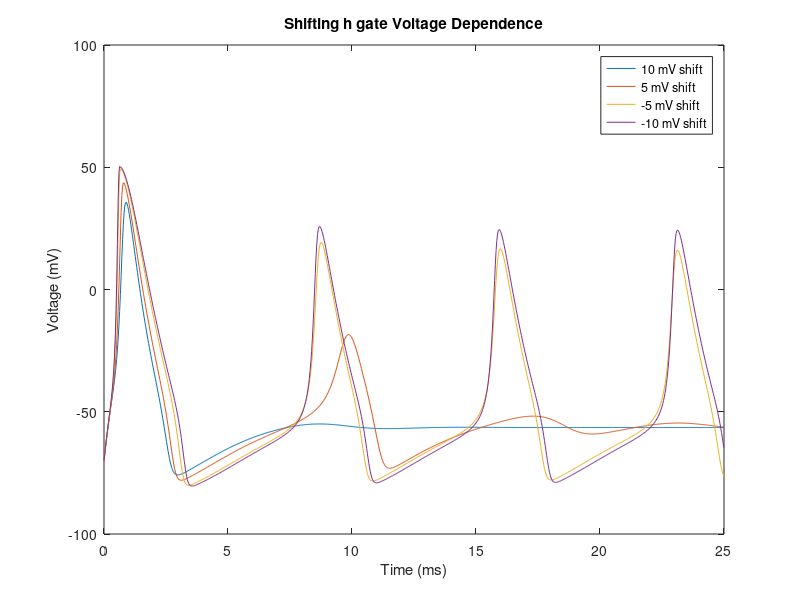

This figure's MATLAB source:
%BME502 Project 1 Dennis McIlhany

clc; clear all;

%constants
dt=.03;
t=0:dt:25;
C=1;
ENa=55;
EK=-90;
EL=-70;
gNabar=120;
gKbar=36;
gL=1;
Iinj=zeros(1,length(t));
Iinj(1:10)=100;
shift=[10 5 -5 -10];

%preallocate
V=-70*ones(length(shift),length(t));
m_inf=zeros(1,length(t));
tau_m=zeros(1,length(t));
m=zeros(1,length(t));
m3=zeros(1,length(t));
h_inf=zeros(1,length(t));
tau_h=zeros(1,length(t));
h=zeros(1,length(t));
n_inf=zeros(1,length(t));
tau_n=zeros(1,length(t));
n=zeros(1,length(t));
n4=zeros(1,length(t));
gNa=zeros(1,length(t));
gK=zeros(1,length(t));
INa=zeros(1,length(t));
IK=zeros(1,length(t));
IL=zeros(1,length(t));
IC=zeros(1,length(t));
am=zeros(1,length(t));
bm=zeros(1,length(t));
ah=zeros(1,length(t));
bh=zeros(1,length(t));
an=zeros(1,length(t));
bn=zeros(1,length(t));

%iterations for injected current and time
for w=1:length(shift);
    for k=1:length(t);
        if k==1;
            an(k)=-.01*(V(w,k)+60)/(exp(-(V(w,k)+60)/10)-1);
            am(k)=-.1*(V(w,k)+45)/(exp(-(V(w,k)+45)/10)-1);
            ah(k)=.07*exp(-(V(w,k)+70)/20);
            bn(k)=.125*exp(-(V(w,k)+70)/80);
            bm(k)=4*exp(-(V(w,k)+70)/18);
            bh(k)=1/(exp(-(V(w,k)+40)/10)+1);
            n_inf(k)=an(k)/(an(k)+bn(k));
            tau_n(k)=1/(an(k)+bn(k));

            tau_h(k)=1/(ah(k)+bh(k));
            
            ah(k)=.07*exp(-(V(w,k)+70+shift(w))/20);
            bh(k)=1/(exp(-(V(w,k)+40+shift(w))/10)+1);
            
            h_inf(k)=ah(k)/(ah(k)+bh(k));
            
            
            m_inf(k)=am(k)/(am(k)+bm(k));
            tau_m(k)=1/(am(k)+bm(k));
            n(k)=n_inf(k);
            n4(k)=n(k)^4;
            m(k)=m_inf(k);
            h(k)=h_inf(k);
            m3(k)=m(k)^3;
            gNa(k)=m3(k)*h(k)*gNabar;
            gK(k)=n4(k)*gKbar;
            IK(k)=(V(w,k)-EK)*gK(k);
            INa(k)=(V(w,k)-ENa)*gNa(k);
            IL(k)=(V(w,k)-EL)*gL;
            IC(k)=0;
        else
            n(k)=n(k-1)+dt*((-n(k-1)+n_inf(k-1))/tau_n(k-1));
            m(k)=m(k-1)+dt*((-m(k-1)+m_inf(k-1))/tau_m(k-1));
            h(k)=h(k-1)+dt*((-h(k-1)+h_inf(k-1))/tau_h(k-1));
            n4(k)=n(k)^4;
            m3(k)=m(k)^3;
            gNa(k)=m3(k)*h(k)*gNabar;
            gK(k)=n4(k)*gKbar;
            V(w,k)=V(w,k-1)+(dt/C)*(Iinj(w)-(gNa(k)+gK(k)+gL)*V(w,k-1)+gNa(k)*ENa+gK(k)*EK+gL*EL);
            if (abs(V(w,k) + 45) <=0.01)
                am(k) = 1;
            else
                am(k)=-.1*(V(w,k)+45)/(exp(-(V(w,k)+45)/10)-1);
            end;
            if (abs(V(w,k) + 60) <=0.01)
                an(k) = .1;
            else
                an(k)=-.01*(V(w,k)+60)/(exp(-(V(w,k)+60)/10)-1);
            end;
            ah(k)=.07*exp(-(V(w,k)+70)/20);
            bn(k)=.125*exp(-(V(w,k)+70)/80);
            bm(k)=4*exp(-(V(w,k)+70)/18);
            bh(k)=1/(exp(-(V(w,k)+40)/10)+1);
            n_inf(k)=an(k)/(an(k)+bn(k));
            tau_n(k)=1/(an(k)+bn(k));
            
            tau_h(k)=1/(ah(k)+bh(k));
            
            ah(k)=.07*exp(-(V(w,k)+70+shift(w))/20);
            bh(k)=1/(exp(-(V(w,k)+40+shift(w))/10)+1);
            
            h_inf(k)=ah(k)/(ah(k)+bh(k));
            
            
            m_inf(k)=am(k)/(am(k)+bm(k));
            tau_m(k)=1/(am(k)+bm(k));
            IK(k)=(V(w,k)-EK)*gK(k);
            INa(k)=(V(w,k)-ENa)*gNa(k);
            IL(k)=(V(w,k)-EL)*gL;
            IC(k)=C*(V(w,k)-V(w,k-1))/dt;
        end
    end
end
plot(t,V)
xlabel('Time (ms)')
ylabel('Voltage (mV)')
title('Shifting h gate Voltage Dependence')
legend('10 mV shift', '5 mV shift','-5 mV shift','-10 mV shift')